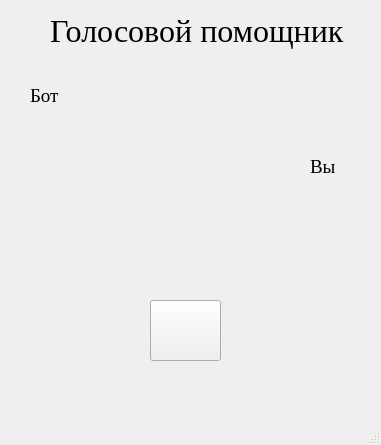
<?xml version="1.0" encoding="UTF-8"?>
<ui version="4.0">
 <class>MainWindow</class>
 <widget class="QMainWindow" name="MainWindow">
  <property name="geometry">
   <rect>
    <x>0</x>
    <y>0</y>
    <width>381</width>
    <height>445</height>
   </rect>
  </property>
  <property name="windowTitle">
   <string>Voice KTS</string>
  </property>
  <property name="windowIcon">
   <iconset>
    <normaloff>micro_img1.png</normaloff>micro_img1.png</iconset>
  </property>
  <widget class="QWidget" name="centralwidget">
   <widget class="QLabel" name="Title">
    <property name="geometry">
     <rect>
      <x>50</x>
      <y>0</y>
      <width>321</width>
      <height>61</height>
     </rect>
    </property>
    <property name="font">
     <font>
      <family>Times New Roman</family>
      <pointsize>24</pointsize>
     </font>
    </property>
    <property name="text">
     <string>Голосовой помощник</string>
    </property>
   </widget>
   <widget class="QPushButton" name="pushButton">
    <property name="geometry">
     <rect>
      <x>150</x>
      <y>300</y>
      <width>71</width>
      <height>61</height>
     </rect>
    </property>
    <property name="font">
     <font>
      <family>Times New Roman</family>
      <pointsize>14</pointsize>
     </font>
    </property>
    <property name="text">
     <string/>
    </property>
    <property name="icon">
     <iconset>
      <normaloff>micro_img.png</normaloff>micro_img.png</iconset>
    </property>
    <property name="iconSize">
     <size>
      <width>50</width>
      <height>50</height>
     </size>
    </property>
   </widget>
   <widget class="QLabel" name="Bot_text">
    <property name="geometry">
     <rect>
      <x>30</x>
      <y>110</y>
      <width>121</width>
      <height>31</height>
     </rect>
    </property>
    <property name="font">
     <font>
      <family>Times New Roman</family>
      <pointsize>14</pointsize>
     </font>
    </property>
    <property name="text">
     <string/>
    </property>
   </widget>
   <widget class="QLabel" name="User_text">
    <property name="geometry">
     <rect>
      <x>180</x>
      <y>180</y>
      <width>181</width>
      <height>51</height>
     </rect>
    </property>
    <property name="font">
     <font>
      <family>Times New Roman</family>
      <pointsize>14</pointsize>
     </font>
    </property>
    <property name="text">
     <string/>
    </property>
   </widget>
   <widget class="QLabel" name="label">
    <property name="geometry">
     <rect>
      <x>30</x>
      <y>80</y>
      <width>91</width>
      <height>31</height>
     </rect>
    </property>
    <property name="font">
     <font>
      <family>Times New Roman</family>
      <pointsize>14</pointsize>
     </font>
    </property>
    <property name="text">
     <string>Бот</string>
    </property>
   </widget>
   <widget class="QLabel" name="label_2">
    <property name="geometry">
     <rect>
      <x>310</x>
      <y>160</y>
      <width>47</width>
      <height>13</height>
     </rect>
    </property>
    <property name="font">
     <font>
      <family>Times New Roman</family>
      <pointsize>14</pointsize>
     </font>
    </property>
    <property name="text">
     <string>Вы</string>
    </property>
   </widget>
  </widget>
  <widget class="QMenuBar" name="menubar">
   <property name="geometry">
    <rect>
     <x>0</x>
     <y>0</y>
     <width>381</width>
     <height>21</height>
    </rect>
   </property>
  </widget>
  <widget class="QStatusBar" name="statusbar"/>
 </widget>
 <resources/>
 <connections/>
</ui>
